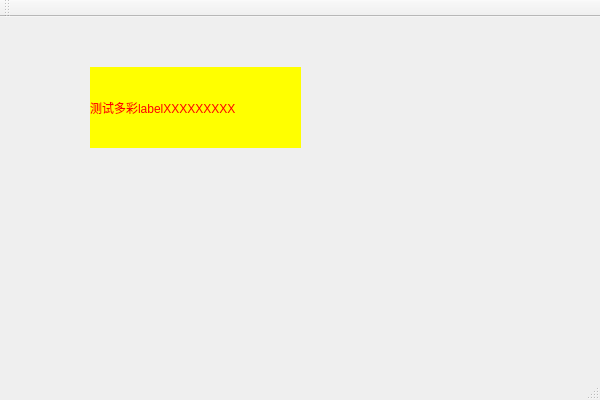
<?xml version="1.0" encoding="UTF-8"?>
<ui version="4.0">
 <class>WidgetItemsClass</class>
 <widget class="QMainWindow" name="WidgetItemsClass">
  <property name="geometry">
   <rect>
    <x>0</x>
    <y>0</y>
    <width>600</width>
    <height>400</height>
   </rect>
  </property>
  <property name="windowTitle">
   <string>WidgetItems</string>
  </property>
  <widget class="QWidget" name="centralWidget">
   <widget class="QStackedWidget" name="stackedWidget">
    <property name="geometry">
     <rect>
      <x>20</x>
      <y>10</y>
      <width>371</width>
      <height>311</height>
     </rect>
    </property>
    <property name="currentIndex">
     <number>1</number>
    </property>
    <widget class="QWidget" name="page_text">
     <widget class="QLabel" name="label">
      <property name="geometry">
       <rect>
        <x>30</x>
        <y>20</y>
        <width>171</width>
        <height>31</height>
       </rect>
      </property>
      <property name="text">
       <string>测试QTextBrowser</string>
      </property>
     </widget>
     <widget class="QTextBrowser" name="textBrowser">
      <property name="geometry">
       <rect>
        <x>20</x>
        <y>90</y>
        <width>256</width>
        <height>161</height>
       </rect>
      </property>
      <property name="html">
       <string>&lt;!DOCTYPE HTML PUBLIC &quot;-//W3C//DTD HTML 4.0//EN&quot; &quot;http://www.w3.org/TR/REC-html40/strict.dtd&quot;&gt;
&lt;html&gt;&lt;head&gt;&lt;meta name=&quot;qrichtext&quot; content=&quot;1&quot; /&gt;&lt;style type=&quot;text/css&quot;&gt;
p, li { white-space: pre-wrap; }
&lt;/style&gt;&lt;/head&gt;&lt;body style=&quot; font-family:'SimSun'; font-size:9pt; font-weight:400; font-style:normal;&quot;&gt;
&lt;p style=&quot; margin-top:0px; margin-bottom:0px; margin-left:0px; margin-right:0px; -qt-block-indent:0; text-indent:0px;&quot;&gt;啦啦啦啦&lt;a href=&quot;https://www.baidu.com&quot;&gt;&lt;span style=&quot; text-decoration: underline; color:#0000ff;&quot;&gt;测试连接&lt;/span&gt;&lt;/a&gt;&lt;/p&gt;&lt;/body&gt;&lt;/html&gt;</string>
      </property>
     </widget>
    </widget>
    <widget class="QWidget" name="page_2">
     <widget class="vColorfulLabel" name="label_2">
      <property name="geometry">
       <rect>
        <x>70</x>
        <y>40</y>
        <width>211</width>
        <height>81</height>
       </rect>
      </property>
      <property name="styleSheet">
       <string notr="true">color: red;
border: solid 1px #ff0000;
background: yellow;</string>
      </property>
      <property name="text">
       <string>测试多彩labelXXXXXXXXX</string>
      </property>
     </widget>
    </widget>
   </widget>
  </widget>
  <widget class="QMenuBar" name="menuBar">
   <property name="geometry">
    <rect>
     <x>0</x>
     <y>0</y>
     <width>600</width>
     <height>23</height>
    </rect>
   </property>
  </widget>
  <widget class="QToolBar" name="mainToolBar">
   <attribute name="toolBarArea">
    <enum>TopToolBarArea</enum>
   </attribute>
   <attribute name="toolBarBreak">
    <bool>false</bool>
   </attribute>
  </widget>
  <widget class="QStatusBar" name="statusBar"/>
 </widget>
 <layoutdefault spacing="6" margin="11"/>
 <customwidgets>
  <customwidget>
   <class>vColorfulLabel</class>
   <extends>QLabel</extends>
   <header>vcolorfullabel.h</header>
  </customwidget>
 </customwidgets>
 <resources>
  <include location="WidgetItems.qrc"/>
 </resources>
 <connections/>
</ui>
